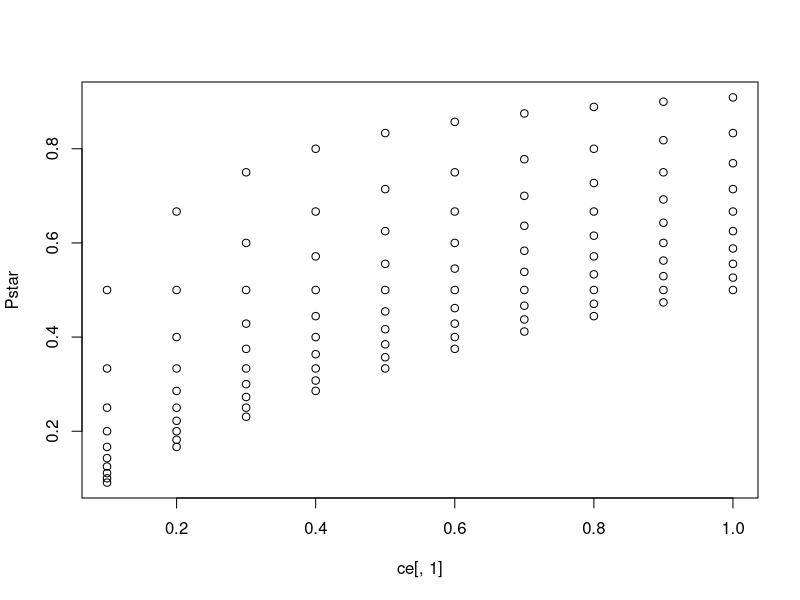
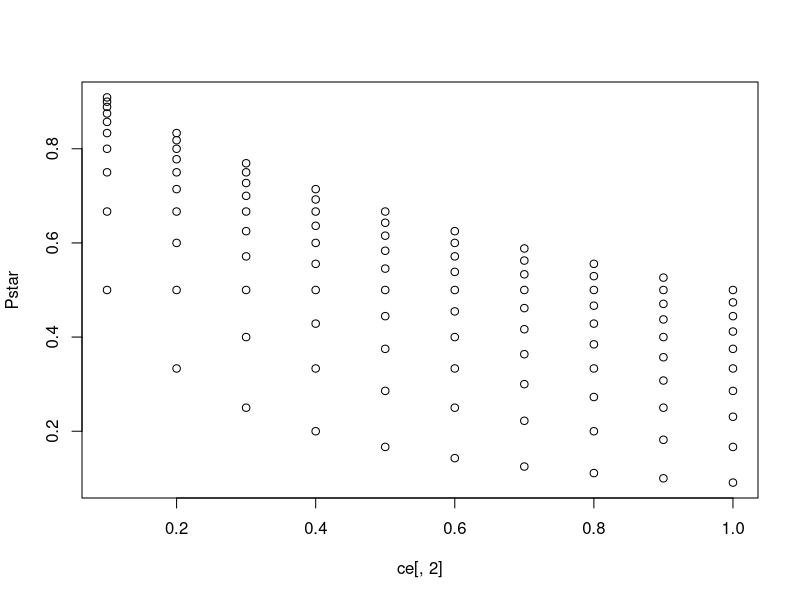
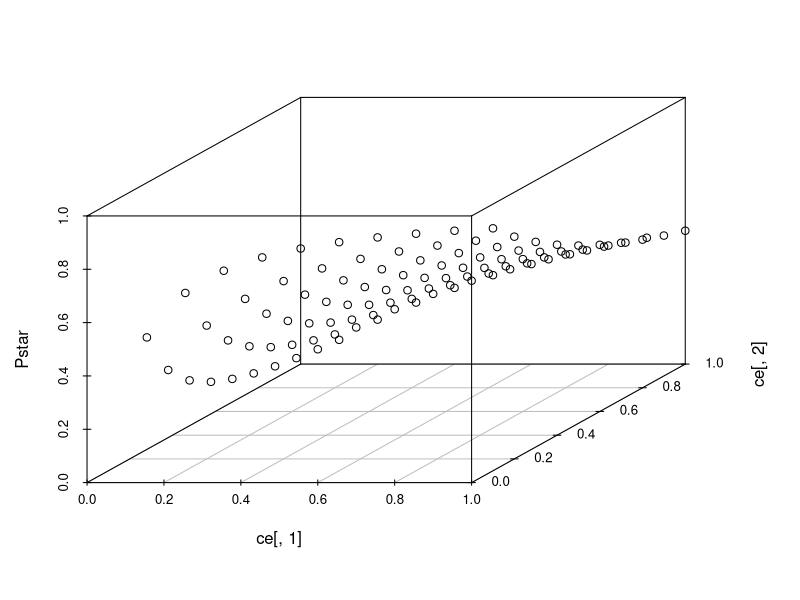
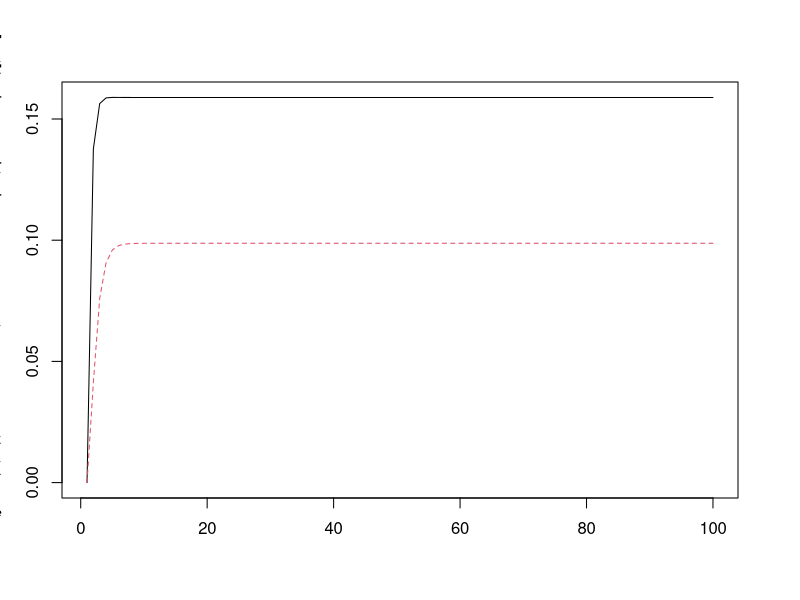
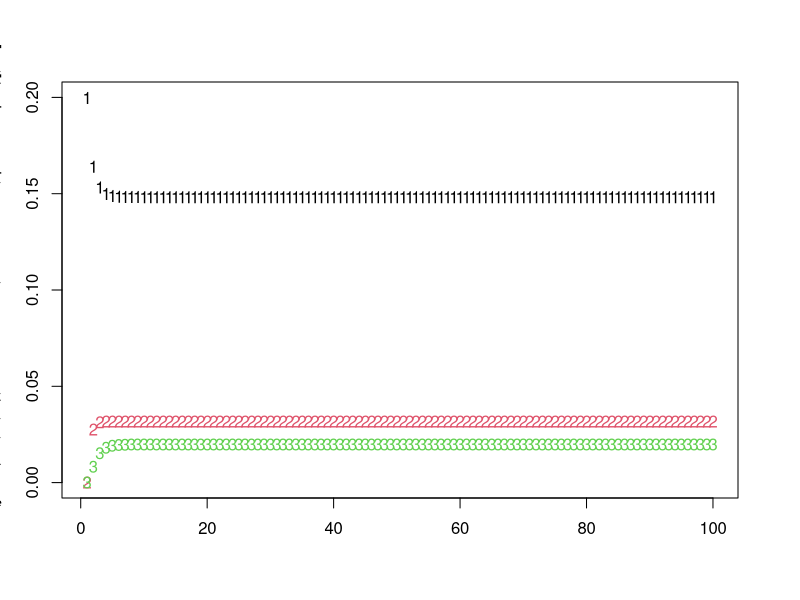

Reproduce these figures in R, in order.
library(scatterplot3d)
library(deSolve)

###
### Dynamic Colonization-Extinction Model
###

co <- runif(1)
e <- runif(1)

# ODE
# dPdt <- c(1-P) - e*P

# Equilibrium Occupancy
Pstar <- co/(co+e)

# Plot Eq Occupancy
ce <- expand.grid(seq(.1, 1, .1), seq(.1, 1, .1))

Pstar <- c()
for(i in 1:nrow(ce)){
  Pstar[i] <- ce[i, 1]/(ce[i, 1] + ce[i, 2])
}

plot(Pstar~ce[,1])
plot(Pstar~ce[,2])
scatterplot3d(ce[,1], ce[,2], Pstar)

co.ex <- function(times, state, parms){
  with(as.list(c(state, parms)), {
    P1 <- state[1]
    P2 <- state[2]
    P3 <- state[3]
    
    dP1 <- e21*P2 + e31*P3 - c12*P1
    dP2 <- c12*P1 - e21*P2 - c23*P2 + e32*P3
    dP3 <- c23*P2 - e32*P3 - e31*P3
    
    list(c(dP1, dP2, dP3))
  })
}

co.ex.simple <- function(times, state, parms){
  with(as.list(c(state, parms)), {
    P2 <- state[1]
    P3 <- state[2]
    
    dP2 <- c12*(1-P2-P3) - e21*P2 -c23*P2 + e32*P3
    dP3 <- c23*P2 - e32*P3 - e31*P3
    
    list(c(dP2, dP3))
  })
}

#
# Params
## Colonization
c12 <- runif(1) 
c23 <- runif(1)
## Extinction
e21 <- runif(1)
e31 <- runif(1)
e32 <- runif(1)

par <- list(c12 = c12, c23 = c23, e21 = e21, e31 = e31, e32 = e32)

matplot(ode(y = c(0,0), times = 1:100, func = co.ex.simple, parms = par)[,-1], typ = "l")
matplot(ode(y = c(.2,0,0), times = 1:100, func = co.ex, parms = par)[,-1])
